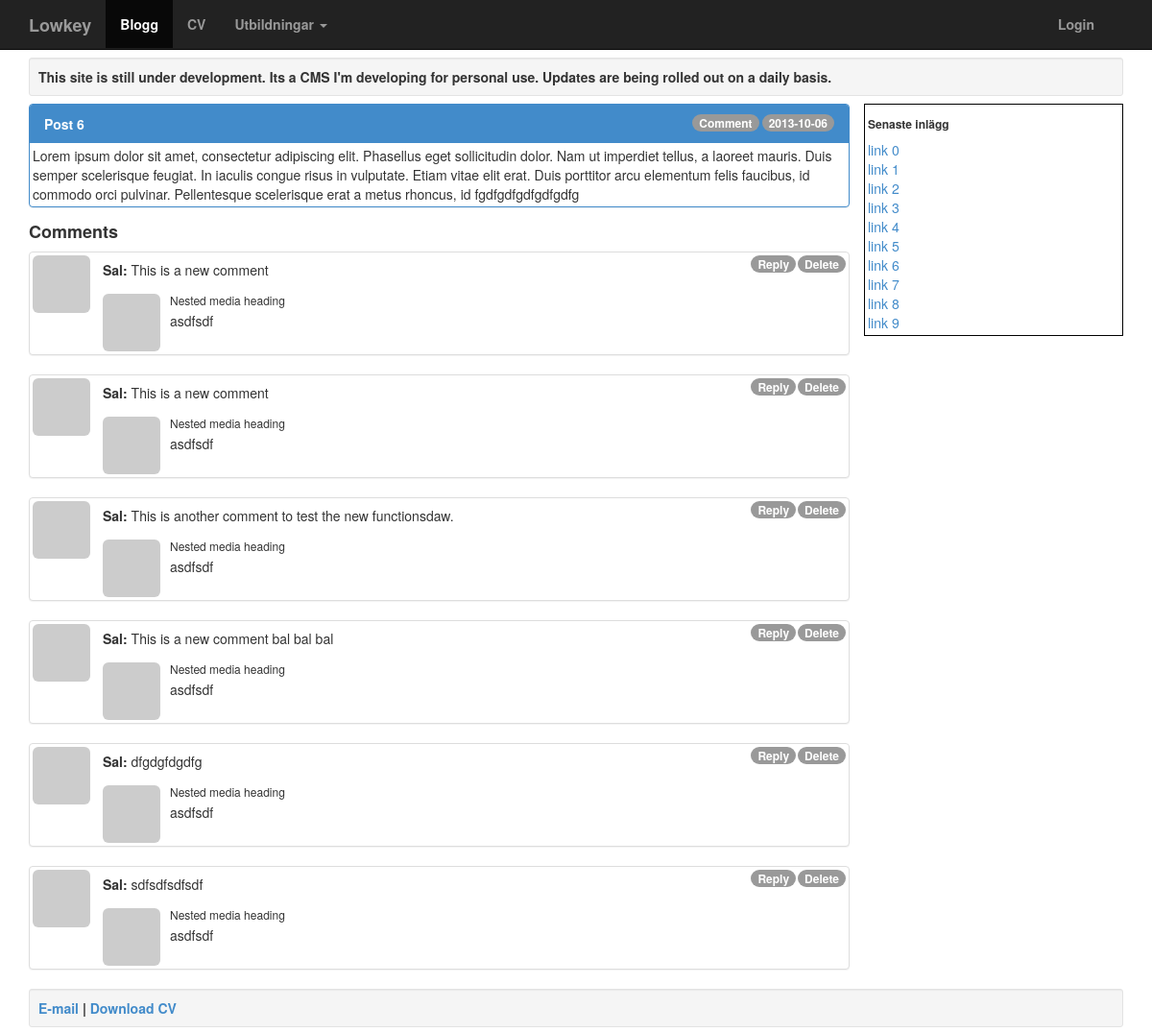
The page /?a=blogg&postid=7 on the database its author committed.
### tables this page shows
CREATE TABLE IF NOT EXISTS `post` (
  `post_id` int(11) NOT NULL AUTO_INCREMENT,
  `post` mediumtext NOT NULL,
  `post_title` varchar(255) NOT NULL,
  `comments` int(11) NOT NULL,
  `timestamp` timestamp NOT NULL DEFAULT CURRENT_TIMESTAMP ON UPDATE CURRENT_TIMESTAMP,
  `views` int(11) NOT NULL,
  PRIMARY KEY (`post_id`)
);

CREATE TABLE IF NOT EXISTS `comment` (
  `comment_id` int(11) NOT NULL AUTO_INCREMENT,
  `post_id` int(11) NOT NULL,
  `comment` varchar(10000) NOT NULL,
  `reply` tinyint(4) NOT NULL,
  `author` varchar(32) NOT NULL,
  PRIMARY KEY (`comment_id`)
);

### model/postModel.php (called while the page is built, shortened)
<?php
    include_once "database.php";
    function selectPost($post_id){
        global $db;
        $query = "SELECT * FROM post WHERE post_id = :post_id";
        $preparedStatement = $db->prepare($query);
        $preparedStatement->bindValue(":post_id", $post_id);
        $success = $preparedStatement->execute();
        if($success){
            return $preparedStatement->fetch();
        } else {
            return $success;
        }
    }
?>

### model/commentModel.php (called while the page is built, shortened)
<?php
    include_once "database.php";
    function getComments($postID){
        global $db;
        $query = "SELECT * FROM comment WHERE post_id = :postid ORDER BY comment_id DESC";
        $preparedStatement = $db->prepare($query);
        $preparedStatement->bindValue(":postid", $postID);
        $success = $preparedStatement->execute();
        if($success)
            return $preparedStatement->fetchAll();
        else
            return success;
    }
?>

### singleBloggPage.php (the view, shortened to what this page needs)
<?php include_once "header.php"; ?>
    <div class="row-fluid">
        <div class="col-md-9" style='padding: 0px;'>
            <div id='' class='row-fluid'>
                    <div class='panel panel-primary'>
                        <div class='panel-heading'>
                            <b> <?php echo $post["post_title"]; ?></b>
                            <span class='badge pull-right'>2013-10-06</span>
                            <span class='badge pull-right' id="newComment" style="margin-right: 3px;">
                                <b>Comment </b>
                            </span>
                        </div>
                        <div class='panel-body'>
                            <?php echo $post["post"]; ?>
                        </div>
                    </div>
            </div>
                <div class="row-fluid" style="margin-top: -10px;">
                    <h4 style="margin-top: 5px;"><b>Comments</b></h4>
                    <ul class="media-list" id="commentField"">
                        <?php foreach($comments as $key => $comment){ ?>
                            <div class="panel panel-default">
                                <div class="panel-body">
                                    <li class="media" data-commentid="<?php echo $comment["comment_id"]; ?>">
                                        <a class="pull-left" href="#">
                                            <img class="media-object img-rounded" src="http://placehold.it/60x60" alt="avatar" style="margin-right: 3px;">
                                        </a>
                                        <div class="media-body">
                                            <h4 class="media-heading">
                                                <span class="badge cursor delete pull-right">Delete</span>
                                                <span class="badge cursor reply pull-right" style="margin-right:2px;">Reply</span>
                                            </h4>
                                            <p><b><?php echo $comment["author"]; ?>: </b><?php echo $comment["comment"]; ?></p>
                                           <div class="media">
                                               <a class="pull-left" href="#">
                                                   <img class="media-object img-rounded" src="http://placehold.it/60x60" alt="avatar">
                                               </a>
                                               <div class="media-body">
                                                   <h6 class="media-heading">Nested media heading</h6>
                                                   asdfsdf
                                               </div>
                                           </div>
                                       </div>
                                     </li>
                                </div>
                            </div>
                        <?php }?>
                    </ul>
                </div>
        </div>
        <div class="col-md-3" style="padding-right: 0px;">
            <div class="row-fluid borderTemp" style="padding: 3px;">
                <h6><b>Senaste inlägg</b></h6>
                <?php for($i = 0; $i < 10; $i++){
                    echo "<a href='#'>link " .$i. "</a><br>";
                }?>
            </div>
        </div>
    </div>
<?php include_once "footer.php"; ?>

### index.php (shortened to what this page needs)
<?php
    include_once "model/postModel.php";
    include_once "model/commentModel.php";
    if(isset($_GET['a'])){
        $action = $_GET['a'];
    } else if(isset($_POST['a'])){
        $action = $_POST['a'];
    } else {
        $action = "home";
    }
    switch($action){
        case "blogg":
            if(isset($_GET['postid'])){
                $post = selectPost($_GET['postid']);
                $comments = getComments($_GET['postid']);
                include_once "singleBloggPage.php";
                break;
            }
            break;
    }
?>

### header.php (shortened to what this page needs)
<!DOCTYPE html>
 <html class="no-js">
    <head>
        <link rel="stylesheet" href="css/bootstrap.css">
        <link rel="stylesheet" href="css/homecooked.css">
        <link rel="stylesheet" href="css/bootstrap-responsive.min.css">
        <link rel="stylesheet" href="css/main.css">
    </head>
    <body>
    <div class="navbar navbar-inverse navbar-fixed-top">
        <div class="container">
            <div class="navbar-header">
                <a class="navbar-brand" href="../samGholizadeh/"><b>Lowkey</b></a>
            </div>
            <div class="navbar-collapse collapse">
                <ul class="nav navbar-nav">
                    <li<?php if($action == "blogg") echo " class='active'"; ?>><a href="?a=blogg"><b>Blogg</b></a></li>
                    <li<?php if($action == "cv") echo " class='active'"; ?>><a href="?a=downloadcv"><b>CV</b></a></li>
                    <li class="dropdown">
                        <a href="#" class="dropdown-toggle" data-toggle="dropdown"><b>Utbildningar</b> <b class="caret"></b></a>
                    </li>
                </ul>
                <ul id="panel" class="nav navbar-nav navbar-right">
                    <?php if(isset($_SESSION["user_id"])){?>
                        <li class="dropdown">
                           <a href='#' class='dropdown-toggle' data-toggle='dropdown'><b><?php echo $_SESSION["username"]; ?></b> <b class='caret'></b></a>
                           <ul class='dropdown-menu'>
                                <li><a href='?a=admin'>Dashboard</a></li>
                                <li><a href='?a=logout'>Logout</a></li>
                            </ul>
                        </li>
                    <?php } else
                        echo "<li><a data-toggle='modal' href='#login'><b>Login</b></a></li>";
                     ?>
                </ul>
            </div>
        </div>
    </div>
    <div class="container" id="vardumpTest">
        <div class="well well-sm" style="margin-bottom: 8px;"><b>This site is still under development. Its a CMS I'm developing for personal use. Updates are being rolled out on a daily basis.</b></div>

### footer.php (shortened to what this page needs)
        <div class="well well-sm" style="margin-bottom: 5px;">
            <b>
                <a href="mailto:sam.zaade@gmail.com">E-mail</a> | <a href="?a=downloadcv"><b>Download CV</b></a>
            </b>
        </div>
        </div>
    </body>
</html>

### css/homecooked.css (style rules this page uses)
.panel-heading { height: 40px; }
.borderTemp { border: 1px solid black; }
div.panel-body { padding: 3px; }
.cursor { cursor: pointer; cursor: hand; }

### header.php (style rules this page uses)
body { padding-top: 60px; }

### rows shown on the page
post: post_title "Post 6", post "Lorem ipsum dolor sit amet, consectetur adipiscing elit. Phasellus eget sollicitudin dolor. Nam ut imperdiet tellus, a laoreet mauris. Duis semper scelerisque feugiat. In iaculis congue risus in vulputate. Etiam vitae elit erat. Duis porttitor arcu elementum felis faucibus, id commodo orci pulvinar. Pellentesque scelerisque erat a metus rhoncus, id fgdfgdfgdfgdfgdfg"
comment: author "Sal", comment "This is a new comment"
comment: author "Sal", comment "This is a new comment"
comment: author "Sal", comment "This is another comment to test the new functionsdaw."
comment: author "Sal", comment "This is a new comment bal bal bal"
comment: author "Sal", comment "dfgdgfdgdfg"
comment: author "Sal", comment "sdfsdfsdfsdf"
